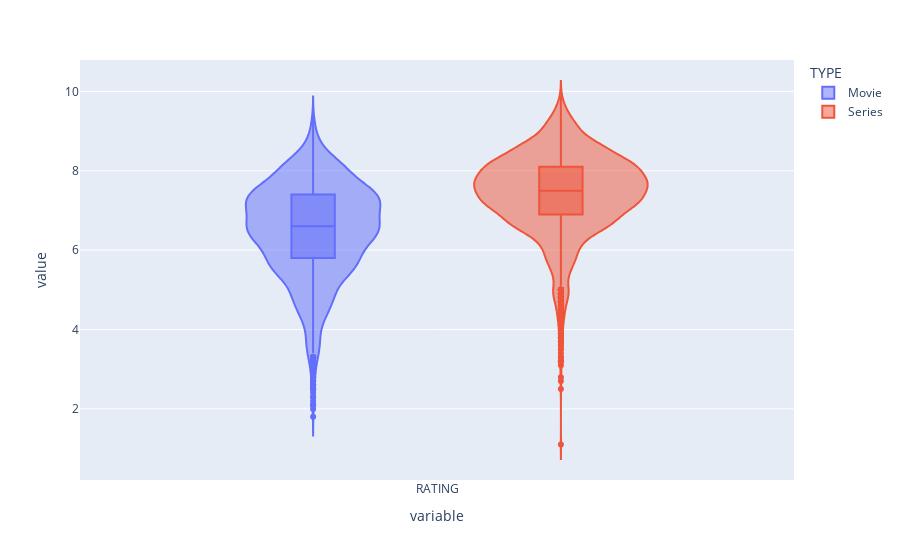

Notebook code cell kept with this figure:
### Markdown cell above
## Descriptive Analysis

### Code cell
fig = px.violin(df, y=['RATING'],
                color="TYPE",
                box=True)
fig.show()

### Figure 1 — Plotly figure (JSON) as saved in the notebook; plotly's stock layout.template omitted (floating-point values rounded to 4 significant figures; data arrays with more than 128 entries replaced by an {"elided": "..."} marker saying what was removed)
{"data": [{"alignmentgroup": "True", "box": {"visible": true}, "hovertemplate": "TYPE=Movie<br>variable=%{x}<br>value=%{y}<extra></extra>", "legendgroup": "Movie", "marker": {"color": "#636efa"}, "name": "Movie", "offsetgroup": "Movie", "orientation": "v", "scalegroup": "True", "showlegend": true, "type": "violin", "x": {"elided": "4364 str values"}, "x0": " ", "xaxis": "x", "y": {"elided": "4364 float values"}, "y0": " ", "yaxis": "y"}, {"alignmentgroup": "True", "box": {"visible": true}, "hovertemplate": "TYPE=Series<br>variable=%{x}<br>value=%{y}<extra></extra>", "legendgroup": "Series", "marker": {"color": "#EF553B"}, "name": "Series", "offsetgroup": "Series", "orientation": "v", "scalegroup": "True", "showlegend": true, "type": "violin", "x": {"elided": "3804 str values"}, "x0": " ", "xaxis": "x", "y": {"elided": "3804 float values"}, "y0": " ", "yaxis": "y"}], "layout": {"autosize": true, "legend": {"title": {"text": "TYPE"}, "tracegroupgap": 0}, "margin": {"t": 60}, "violinmode": "group", "xaxis": {"anchor": "y", "autorange": true, "domain": [0, 1], "range": [-0.5042, 0.5042], "title": {"text": "variable"}, "type": "category"}, "yaxis": {"anchor": "x", "autorange": true, "domain": [0, 1], "range": [0.2086, 10.79], "title": {"text": "value"}, "type": "linear"}}}
